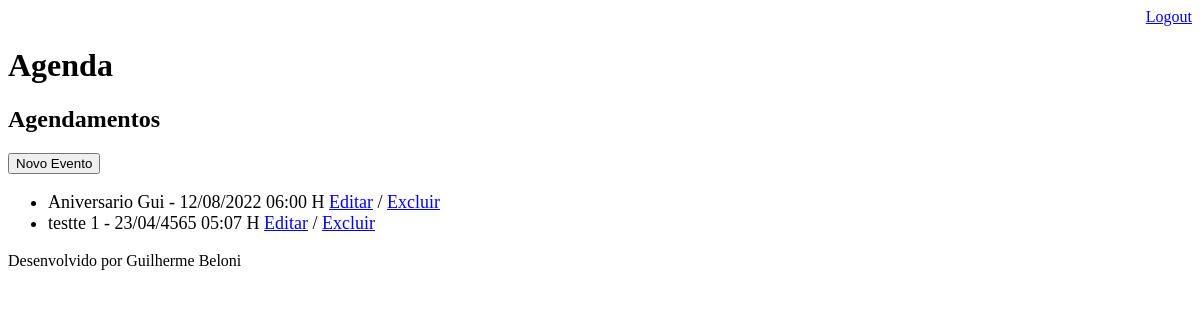
The page /agenda/ (signed in) on the database as committed earlier.
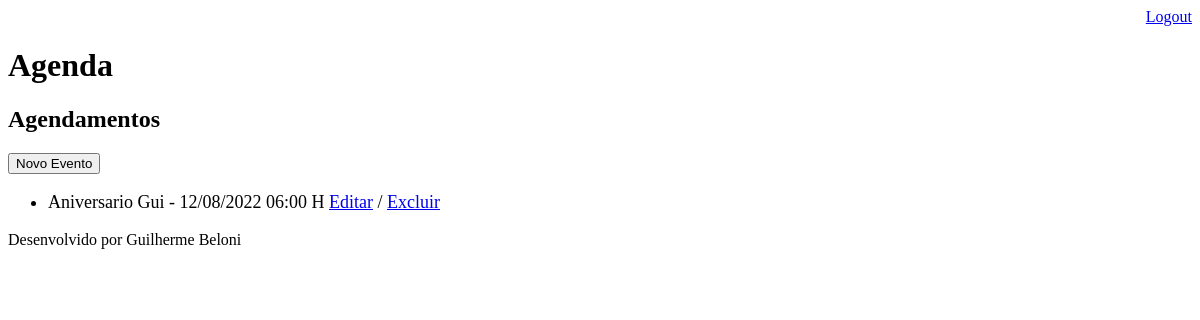
The same page on the database as committed later.
### core/models.py (models this page shows, shortened)
class Evento(models.Model):
    titulo = models.CharField(max_length=100)
    descricao = models.TextField(blank=True, null=True)
    dataEvento = models.DateTimeField(verbose_name='Data do evento')
    dataCriacao = models.DateTimeField(auto_now=True,
                                       verbose_name='Data da criação')  # verbose = serve para mostrar como a variavel vai aparecer no site
    usuario = models.ForeignKey(User,
                                on_delete=models.CASCADE)  # cascade = se o usuario for ixcluido, exclui tambem todos os eventos dele
    class Meta:
        db_table = 'evento'
    def get_dataEvento(self):
        return self.dataEvento.strftime('%d/%m/%Y %H:%M H')
    def get_evento_atrasado(self):
        if self.dataEvento < datetime.now() - timedelta(hours=1):
            return True
        else:
            return False

### core/views.py (the view)
# urls.py: path('agenda/', views.lista_eventos),
@login_required(login_url='/login/') # == se não estiver logado não acessa a agenda
def lista_eventos(request):
    usuario = request.user
    data_atual = datetime.now() - timedelta(hours=1)
    evento = Evento.objects.filter(usuario=usuario,
                                   dataEvento__gt=data_atual)#filter usuario, aparece só os eventos da pessoa logada//se eu tirar filter e colocar all() mostra todos os eventos
    dados = {'eventos':evento}
    return render(request, 'agenda.html', dados)

### templates/agenda.html (shortened to what this page needs)
{% extends 'modelpage.html' %}
{% block content %}
    <h2>Agendamentos</h2>
    <a href="evento/">
        <button type="button">Novo Evento</button>
    </a>
    <ul style="font-size: 18px">
    {% for evento in eventos %}
        <li>
            <div style=>
                {{ evento.titulo }} - {{ evento.get_dataEvento }}
                <a href="evento/?id={{evento.id}}">Editar</a>
                / <a href="evento/delete/{{evento.id}}/">Excluir</a>
            </div>
        </li>
    {% endfor %}
    </ul>
{% endblock %}

Rows that differ between the two databases and show on the page:
removed Evento: titulo "testte 1", get_dataEvento "23/04/4565 05:07 H"
